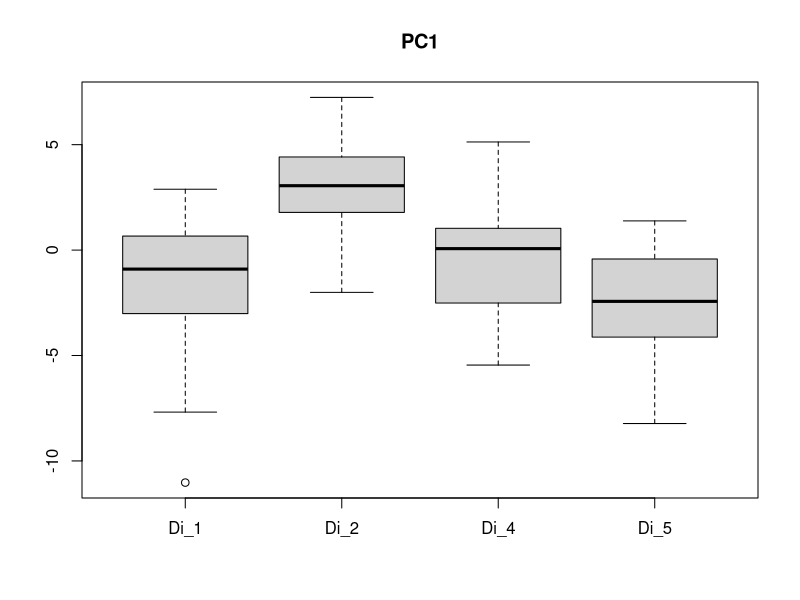

Write the R code that produced this figure.
Di_1 <- c(-7.684,-1.302,-2.822,-3.673,0.838,-2.43,-0.002,-1.923,-2.69,1.383,0.131,0.157,-0.93,-2.444,2.886,-3.513,0.04,1.549,-5.151,-1.325,-0.876,-4.959,-2.335,0.265,-0.655,1.098,-11.028,1.577,0.077,-2.554,-6.326,0.273,2.159,-1.163,0.299,0.665,1.674,-3.238,0.609,2.3,1.12,-7.542,-3.23,0.733,-6.94,-6.072,-0.394,-1.567,2.143,-3.013)
Di_2 <- c(5.862,4.922,1.644,4.943,3.983,7.242,-1.345,1.27,4.309,5.604,4.939,2.764,2.961,5.161,2.085,-1.287,2.839,-0.054,1.264,4.193,1.821,4.195,5.729,2.109,4.718,4.034,2.873,3.851,1.952,4.346,-1.124,3.356,5.814,2.85,4.487,1.565,1.202,4.961,3.485,3.782,1.754,1.256,3.712,3.055,4.987,2.453,-0.058,4.167,-2.005,2.296,2.117)
Di_4 <- c(0.518,-1.006,1.532,-2.177,-5.454,-5.252,-2.532,-0.571,-0.28,-2.453,0.848,-0.731,1.926,0.305,2.969,5.129,3.108,0.073,-1.192,0.288,1.702,-3.577,-0.587,-2.44,1.034,-3.126,2.324,1.451,1.35,2.558,-4.143,1.423,-2.622,-1.036,-3.881,0.92,-3.308,0.285,0.068,2.704,-0.835,0.393,-3.225,0.131,-2.511,-1.575,0.283,0.91,1.834,-3.659,-3.073,0.744,-4.111,0.719)
Di_5 <- c(-3.598,-5.64,-4.481,-0.104,-2.59,-1.42,-3.881,-4.372,-2.352,-0.276,-0.569,-3.796,-8.226,-1.894,-4.779,1.385,-2.514,0.587,-1.576,0.697)
svg(filename = 'morpho_data/boxplotPC1.svg')
boxplot(Di_1, Di_2, Di_4, Di_5, names = c('Di_1', 'Di_2', 'Di_4', 'Di_5'), main = 'PC1')
dev.off()
